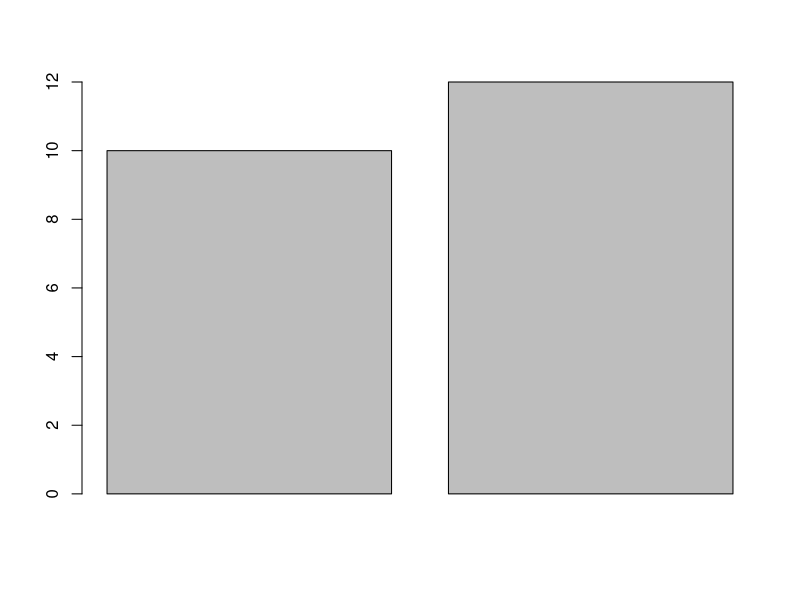

Generate this figure with R:
## ---- chunk 1
knitr::opts_chunk$set(echo = TRUE)
## ---- chunk 2
      a = 10
      c = 5
      b = 12
      a+b
      barplot(c(a,b))
      
